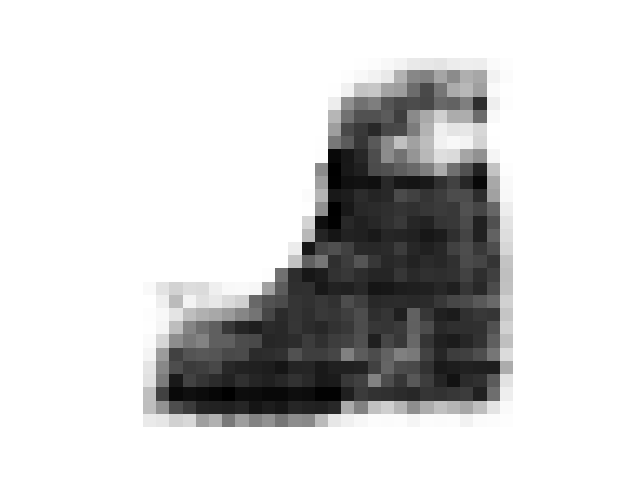
#> input picture individual_samples/generated_sample_1026_0.png, 640 x 480 px; its folder holds only this picture in this run
$ python assemble.py
#> lines starting #> are read from the running program, lines starting #| are printed output that depends on the picture; after the words box and inside, x2 and y2 are one past the last pixel; in counts of white or black regions, pixels touching at a corner belong together
import os
import cv2
import matplotlib.pyplot as plt
import math
import numpy as np

# pixel distributin analysis
# plt.hist(img.ravel(), 256, [0,250])
# plt.show()

# generate random RGB colour
def random_colour():
    R = np.random.randint(0, 256)
    G = np.random.randint(0, 256)
    B = np.random.randint(0, 256)
    return (R, G, B)


# set of individual samples
generated_sample_set = [1026,1188, 756]

for sample in generated_sample_set:
    for i in range(0,10):
        # threshold and read each image
        img = cv2.imread("individual_samples/generated_sample_{sample_set:d}_{sample_no:d}.png".format(sample_set=sample, sample_no=i),0)
#> img is the input picture: shape (480, 640); min 0, max 255, mean 207.2
        mask = cv2.cvtColor(np.uint8(img),cv2.COLOR_GRAY2RGB)

        mask = cv2.GaussianBlur(mask, (7,7), 0)
        edges = cv2.Canny(mask, 120, 200)
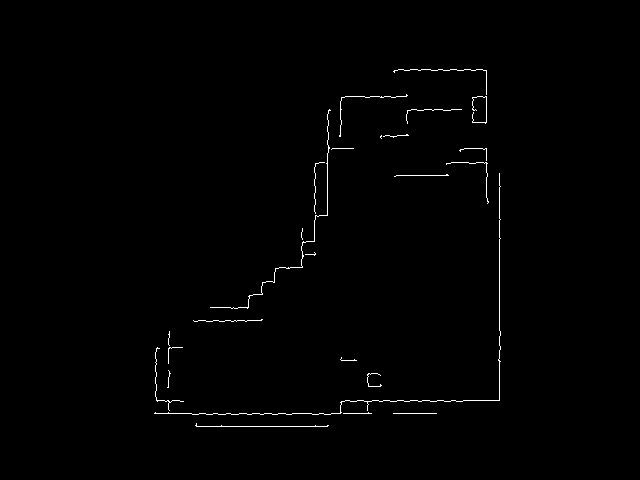
#> edges: shape (480, 640); 0.7% white in thin lines or dots, all inside (x1, y1, x2, y2) = (154, 69, 501, 427)
        edges = cv2.GaussianBlur(edges, (5,5), 0)
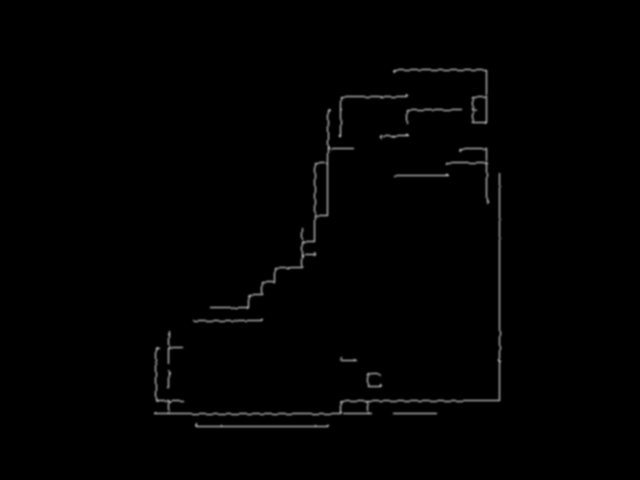
#> edges: shape (480, 640); min 0, max 135, mean 1.8


        # Pattern processing
        pattern = cv2.imread("patterns/Pattern_2.png")
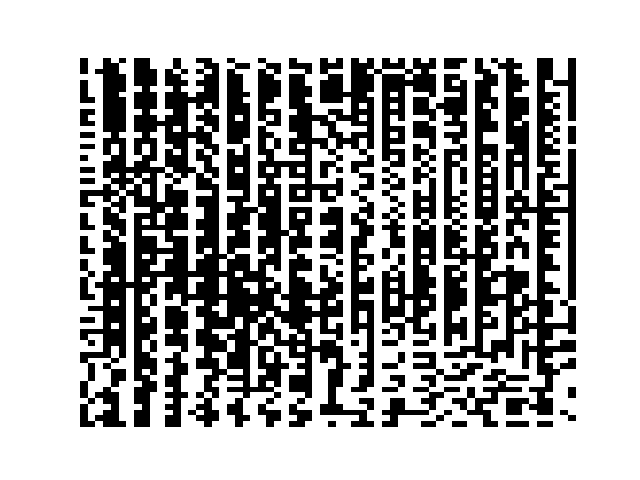
#> input picture patterns/Pattern_2.png, 640 x 480 px
#> pattern is the input picture: shape (480, 640, 3); 67.8% white; 28 black regions, largest, box (x1, y1, x2, y2) and area: (80, 58, 576, 427) 91645, (382, 352, 483, 427) 1804, (452, 369, 529, 427) 1267

        colour_1 = random_colour()
        colour_2 = random_colour()

        for j in range(pattern.shape[0]):
            for k in range(pattern.shape[1]):
                # if black
                if pattern[j][k][0] == 255:
                    pattern[j][k] = colour_1
                else:
                    pattern[j][k] = colour_2
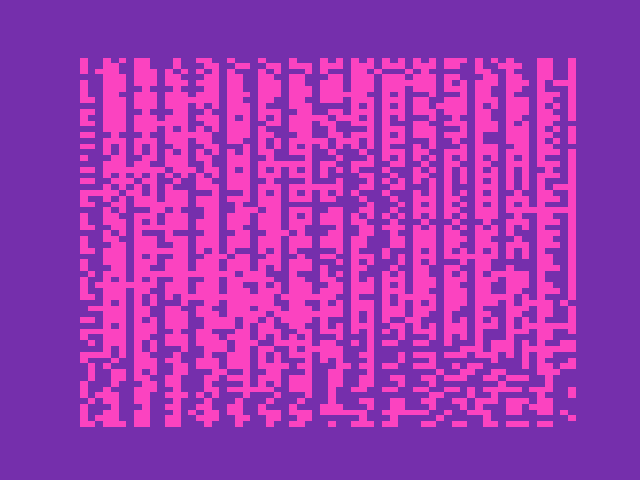
#> pattern: shape (480, 640, 3); mean B, G, R 178.4, 53.4, 160.2

        pattern = cv2.GaussianBlur(pattern, (13,13), 3)
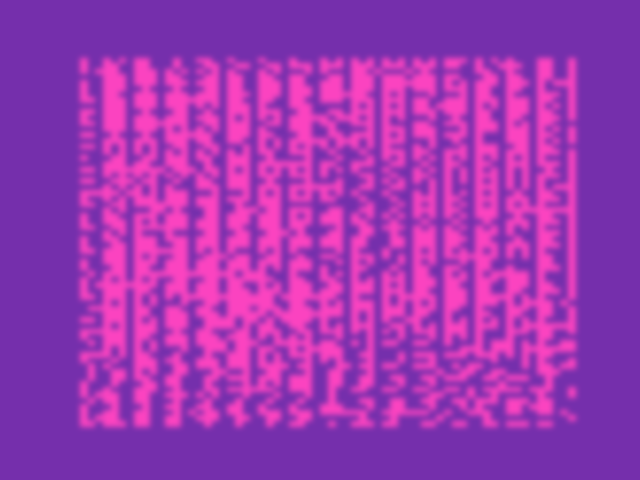
#> pattern: shape (480, 640, 3); mean B, G, R 178.4, 53.4, 160.2

        # combining
        for j in range(pattern.shape[0]):
            for k in range(pattern.shape[1]):
                if edges[j][k]== 255:
                    pattern[j][k][0] = 255
                    pattern[j][k][1] = 255
                    pattern[j][k][2] = 255
                else:
                    pattern[j][k][0] = int(np.abs(mask[j][k][0] / 255 - 1) * pattern[j][k][0])
                    pattern[j][k][1] = int(np.abs(mask[j][k][1] / 255 - 1) * pattern[j][k][1])
                    pattern[j][k][2] = int(np.abs(mask[j][k][2] / 255 - 1) * pattern[j][k][2])
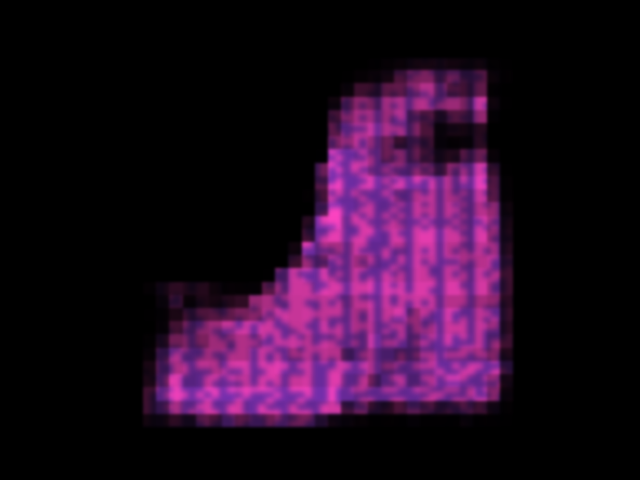
#> pattern: shape (480, 640, 3); mean B, G, R 34, 10.6, 34.6
#> (the run stopped early here; a loop or call above may not have finished)
